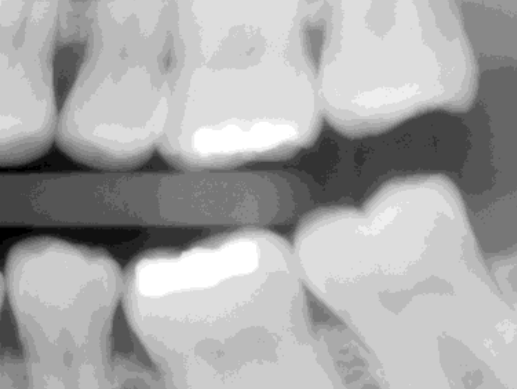
#> input picture Image_Q1.PNG, 517 x 389 px
$ python q1.py
#> lines starting #> are read from the running program, lines starting #| are printed output that depends on the picture; after the words box and inside, x2 and y2 are one past the last pixel; in counts of white or black regions, pixels touching at a corner belong together; long printed decimals are rounded
import cv2


def percentage_of_red_pixels(image):
    bgr_image = cv2.cvtColor(image, cv2.COLOR_BGR2RGB)

    # Create mask where pixels match red color range
    mask = cv2.inRange(bgr_image, (0, 0, 100), (100, 100, 255))

    # number of red pixels
    red_pixel_count = cv2.countNonZero(mask)

    # total pixels in the image
    total_pixels = image.shape[0] * image.shape[1]

    # percentage of red pixels
    percentage_red = (red_pixel_count / total_pixels) * 100

    return percentage_red


# Load original image
image = cv2.imread('Image_Q1.PNG')
#> image is the input picture: shape (389, 517, 3); min 0, max 255, mean 168.8
image = cv2.cvtColor(image, cv2.COLOR_BGR2GRAY)
#> image: shape (389, 517)
red = cv2.imread('Image_Q1.PNG')

# Load image in grayscale, 0 flag means grayscale
gray = cv2.imread('Image_Q1.PNG', 0)

# do thresholding
_, thresholded_image = cv2.threshold(gray, 175, 255, cv2.THRESH_BINARY_INV)
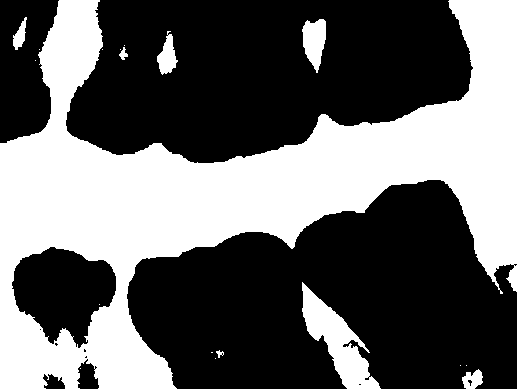
#> thresholded_image: shape (389, 517); 39.9% white; 19 white regions (11 under 20 px), largest, box (x1, y1, x2, y2) and area: (0, 0, 517, 389) 74981, (302, 282, 381, 389) 3180, (302, 19, 326, 73) 874

# Invert  image so that teeth white and background black
segmented_teeth = cv2.bitwise_not(thresholded_image)

# Find the maximum intensity value , we don't need other returned values so just use placeholder '_'
_, max_val, _, _ = cv2.minMaxLoc(image)
#> max_val = 255

# Replace all  brightest intensity pixels with red pixels
height, width = image.shape[:2]
#> height = 389; width = 517
for y in range(height):
    for x in range(width):
        if image[y, x] == max_val:
            red[y, x] = (0, 0, 255)  # Set to red (BGR format)
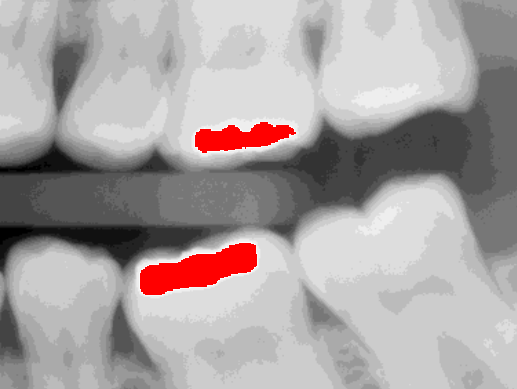
#> red: shape (389, 517, 3); 2.63% of pixels changed, all inside (x1, y1, x2, y2) = (140, 122, 296, 295)

# Display the result
cv2.imshow('Original', image)
cv2.imshow('Segmented Teeth', segmented_teeth)
cv2.imshow('Brightest Pixel Highlighted', red)

red_percentage = percentage_of_red_pixels(red)
#> in percentage_of_red_pixels, `mask = cv2.inRange(bgr_image, (0, 0, 100), (100, 100, 255))`:
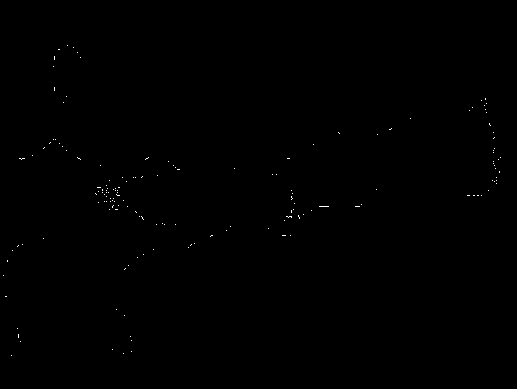
#> mask: shape (389, 517); 0.13% white in thin lines or dots, all inside (x1, y1, x2, y2) = (3, 45, 501, 356)
#> in percentage_of_red_pixels, `red_pixel_count = cv2.countNonZero(mask)`: red_pixel_count = 254
#> in percentage_of_red_pixels, `percentage_red = (red_pixel_count / total_pixels) * 100`: percentage_red = 0.126
#> red_percentage = 0.126
print("Percentage of red pixels:", red_percentage)
#| Percentage of red pixels: 0.1263

# this is just so that the windows close when any key is pressed
cv2.waitKey(0)
cv2.destroyAllWindows()
